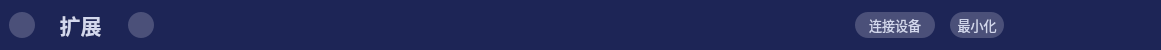
   <widget class="QGroupBox" name="groupBox">
    <property name="enabled">
     <bool>true</bool>
    </property>
    <property name="geometry">
     <rect>
      <x>0</x>
      <y>0</y>
      <width>1161</width>
      <height>50</height>
     </rect>
    </property>
    <property name="styleSheet">
     <string notr="true">QGroupBox {
    border: none; /* 移除边框 */
background:rgb(29, 37, 86)
}</string>
    </property>
    <property name="title">
     <string/>
    </property>
    <property name="flat">
     <bool>true</bool>
    </property>
    <widget class="QPushButton" name="systitle_button_min">
     <property name="geometry">
      <rect>
       <x>950</x>
       <y>12</y>
       <width>54</width>
       <height>26</height>
      </rect>
     </property>
     <property name="font">
      <font>
       <family>黑体</family>
       <pointsize>10</pointsize>
      </font>
     </property>
     <property name="styleSheet">
      <string notr="true">QPushButton {
    background-color: rgba(75, 80, 121,1);
    border-radius: 13px;
    color: rgb(211, 216, 237);
}
QPushButton:hover {
    background-color: rgba(75, 80, 121,0.8);
}
QPushButton:pressed {
    background-color: rgba(75, 80, 121,0.6);
}
QPushButton:focus {
    outline: none;
}
</string>
     </property>
     <property name="text">
      <string>最小化</string>
     </property>
    </widget>
    <widget class="QPushButton" name="sysButton_left">
     <property name="geometry">
      <rect>
       <x>9</x>
       <y>12</y>
       <width>26</width>
       <height>26</height>
      </rect>
     </property>
     <property name="styleSheet">
      <string notr="true">QPushButton#sysButton_left {
    background-color: rgba(75, 80, 121,1);
    border-radius: 13px;
    color: rgb(211, 216, 237);
}
QPushButton#sysButton_left:hover {
    background-color: rgba(75, 80, 121,0.8);
}
QPushButton#sysButton_left:pressed {
    background-color: rgba(75, 80, 121,0.6);
}
QPushButton#sysButton_left:focus {
    outline: none;
}
</string>
     </property>
     <property name="text">
      <string/>
     </property>
     <property name="icon">
      <iconset resource="../res.qrc">
       <normaloff>:/res/default/sys_left.png</normaloff>:/res/default/sys_left.png</iconset>
     </property>
    </widget>
    <widget class="QPushButton" name="sysButton_right">
     <property name="geometry">
      <rect>
       <x>128</x>
       <y>12</y>
       <width>26</width>
       <height>26</height>
      </rect>
     </property>
     <property name="styleSheet">
      <string notr="true">QPushButton#sysButton_right {
    background-color: rgba(75, 80, 121,1);
    border-radius: 13px;
    color: rgb(211, 216, 237);
}
QPushButton#sysButton_right:hover {
    background-color: rgba(75, 80, 121,0.8);
}
QPushButton#sysButton_right:pressed {
    background-color: rgba(75, 80, 121,0.6);
}
QPushButton#sysButton_right:focus {
    outline: none;
}
</string>
     </property>
     <property name="text">
      <string/>
     </property>
     <property name="icon">
      <iconset resource="../res.qrc">
       <normaloff>:/res/default/sys_right.png</normaloff>:/res/default/sys_right.png</iconset>
     </property>
    </widget>
    <widget class="QGroupBox" name="systitle_group_title">
     <property name="geometry">
      <rect>
       <x>40</x>
       <y>12</y>
       <width>81</width>
       <height>26</height>
      </rect>
     </property>
     <property name="styleSheet">
      <string notr="true">QGroupBox {
    border: none; /* 移除边框 */
background:rgb(29, 37, 86);
}</string>
     </property>
     <property name="title">
      <string/>
     </property>
     <widget class="QLabel" name="systitle_lable_title1">
      <property name="geometry">
       <rect>
        <x>0</x>
        <y>0</y>
        <width>81</width>
        <height>26</height>
       </rect>
      </property>
      <property name="font">
       <font>
        <family>黑体</family>
        <pointsize>16</pointsize>
        <bold>true</bold>
       </font>
      </property>
      <property name="styleSheet">
       <string notr="true">color: rgb(211, 216, 237);
background:rgb(29, 37, 86);</string>
      </property>
      <property name="text">
       <string>扩展</string>
      </property>
      <property name="alignment">
       <set>Qt::AlignmentFlag::AlignCenter</set>
      </property>
     </widget>
    </widget>
    <widget class="QPushButton" name="systitle_button_connect">
     <property name="geometry">
      <rect>
       <x>855</x>
       <y>12</y>
       <width>80</width>
       <height>26</height>
      </rect>
     </property>
     <property name="font">
      <font>
       <family>黑体</family>
       <pointsize>10</pointsize>
      </font>
     </property>
     <property name="styleSheet">
      <string notr="true">QPushButton {
    background-color: rgba(75, 80, 121,1);
    border-radius: 13px;
    color: rgb(211, 216, 237);
}
QPushButton:hover {
    background-color: rgba(75, 80, 121,0.8);
}
QPushButton:pressed {
    background-color: rgba(75, 80, 121,0.6);
}
QPushButton:focus {
    outline: none;
}
</string>
     </property>
     <property name="text">
      <string>连接设备</string>
     </property>
    </widget>
   </widget>
